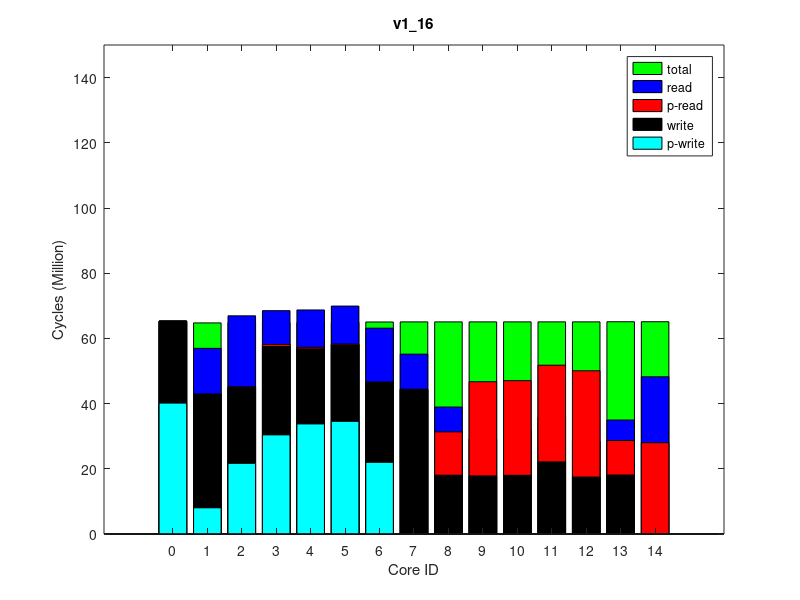

Here is the MATLAB script that generated this plot:
times(1, :, :) = [
0, 65507827, 0
1228, 65536102, 0
250155, 65571975, 0
632709, 65587850, 0
462120, 65652923, 0
279790, 65717066, 0
50871, 65820999, 0
70943, 65854862, 0
13288261, 65855998, 0
28883773, 65857999, 0
29035620, 65860411, 0
29664907, 65863509, 0
32609993, 65865369, 0
10555739, 65899354, 0
27309413, 65905243, 0
];
times(2, :, :) = [
0, 65504338, 0
1226, 65532635, 0
250049, 65568669, 0
633513, 65584492, 0
463381, 65649488, 0
279376, 65713620, 0
50615, 65817237, 0
70938, 65851065, 0
13289456, 65852181, 0
28879859, 65854190, 0
29033450, 65856711, 0
29662124, 65859736, 0
32605543, 65861519, 0
10563757, 65895527, 0
28084057, 65901397, 0
];
times(3, :, :) = [
0, 65506562, 0
1226, 65534786, 0
250127, 65570792, 0
634572, 65586621, 0
462784, 65651521, 0
279740, 65715790, 0
50695, 65819327, 0
70894, 65853260, 0
13290964, 65854370, 0
28881608, 65856392, 0
29036774, 65858913, 0
29662298, 65861981, 0
32613157, 65863749, 0
10564788, 65897709, 0
28086228, 65903587, 0
];
times(4, :, :) = [
0, 65508012, 0
1272, 65536151, 0
248246, 65572187, 0
629746, 65588037, 0
460713, 65652932, 0
279465, 65717060, 0
50972, 65820692, 0
71097, 65854672, 0
13289418, 65855793, 0
28883298, 65857827, 0
29037735, 65860266, 0
29667321, 65863330, 0
32610942, 65865208, 0
10565128, 65899171, 0
28087842, 65905068, 0
];
times(5, :, :) = [
0, 65507685, 0
1227, 65535900, 0
249760, 65571989, 0
632507, 65587862, 0
464176, 65652815, 0
281955, 65717059, 0
50761, 65820725, 0
71041, 65854575, 0
13290430, 65855721, 0
28883069, 65857738, 0
29034429, 65860268, 0
29661307, 65863248, 0
32611792, 65865024, 0
10567356, 65898974, 0
28090202, 65904859, 0
];
times(6, :, :) = [
0, 65509434, 0
1272, 65537614, 0
250156, 65573783, 0
632448, 65589665, 0
461348, 65654395, 0
277657, 65718601, 0
50707, 65822460, 0
71047, 65856306, 0
13290778, 65857435, 0
28882944, 65859432, 0
29038347, 65861859, 0
29665507, 65864876, 0
32613664, 65866763, 0
10564712, 65900721, 0
28089320, 65906613, 0
];
times(7, :, :) = [
0, 65507701, 0
1228, 65535877, 0
249239, 65571901, 0
631216, 65587684, 0
462048, 65652758, 0
278073, 65716928, 0
50701, 65820773, 0
71002, 65854649, 0
13292581, 65855772, 0
28882781, 65857811, 0
29034577, 65860331, 0
29666982, 65863387, 0
32611952, 65865271, 0
10566239, 65899219, 0
28087441, 65905115, 0
];
times(8, :, :) = [
0, 65511201, 0
1274, 65539451, 0
249815, 65575471, 0
631995, 65591380, 0
461617, 65656366, 0
278617, 65720512, 0
50809, 65824061, 0
71050, 65857959, 0
13295099, 65859080, 0
28886230, 65861123, 0
29042289, 65863651, 0
29672117, 65866693, 0
32615779, 65868500, 0
10564253, 65902483, 0
28091572, 65908365, 0
];
times(9, :, :) = [
0, 65507956, 0
1272, 65536209, 0
250270, 65572120, 0
635517, 65588021, 0
464069, 65653004, 0
281876, 65717237, 0
50860, 65820915, 0
70995, 65854802, 0
13289209, 65855944, 0
28884617, 65857965, 0
29036733, 65860391, 0
29666062, 65863453, 0
32611905, 65865256, 0
10567012, 65899246, 0
28084774, 65905136, 0
];
times(10, :, :) = [
0, 65504314, 0
1272, 65532515, 0
250992, 65568498, 0
633103, 65584312, 0
463192, 65649334, 0
280579, 65713563, 0
50442, 65817118, 0
70989, 65851039, 0
13284621, 65852161, 0
28880394, 65854178, 0
29031419, 65856615, 0
29664837, 65859645, 0
32608855, 65861520, 0
10559334, 65895486, 0
28084405, 65901369, 0
];
ave_times = round(squeeze(mean(times)));
format long g, ave_times
std_times = round(squeeze(std(times)));
format long g, std_times
polling_read_times = ave_times;
times(1, :, :) = [
40147345, 66583351, 0
8029888, 66612638, 0
21660945, 66648350, 0
30403835, 66664850, 0
33757561, 66731006, 0
34548917, 66796175, 0
21983731, 66900973, 0
0, 66935500, 0
0, 66936606, 0
0, 66938596, 0
0, 66941124, 0
0, 66944187, 0
0, 66945990, 0
0, 66980917, 0
0, 66985133, 0
];
times(2, :, :) = [
40144871, 66581426, 0
8029256, 66610731, 0
21662523, 66646468, 0
30400584, 66662992, 0
33757587, 66729159, 0
34549570, 66794370, 0
21978978, 66899262, 0
0, 66933813, 0
0, 66934935, 0
0, 66936941, 0
0, 66939476, 0
0, 66942540, 0
0, 66944355, 0
0, 66979388, 0
0, 66983416, 0
];
times(3, :, :) = [
40148040, 66585507, 0
8039306, 66614669, 0
21665608, 66650311, 0
30405068, 66666769, 0
33764063, 66732882, 0
34550051, 66798020, 0
21981681, 66902896, 0
0, 66937490, 0
0, 66938589, 0
0, 66940592, 0
0, 66943120, 0
0, 66946136, 0
0, 66947958, 0
0, 66982911, 0
0, 66987039, 0
];
times(4, :, :) = [
40148039, 66583187, 0
8033340, 66612373, 0
21661050, 66648160, 0
30402253, 66664621, 0
33761440, 66730799, 0
34549152, 66795849, 0
21982846, 66900724, 0
0, 66935343, 0
0, 66936481, 0
0, 66938493, 0
0, 66940998, 0
0, 66944046, 0
0, 66945842, 0
0, 66980801, 0
0, 66985014, 0
];
times(5, :, :) = [
40146620, 66583002, 0
8032355, 66612219, 0
21656065, 66647786, 0
30397615, 66664315, 0
33761756, 66730458, 0
34547904, 66795538, 0
21983099, 66900392, 0
0, 66934984, 0
0, 66936099, 0
0, 66938115, 0
0, 66940658, 0
0, 66943731, 0
0, 66945536, 0
0, 66980552, 0
0, 66984579, 0
];
times(6, :, :) = [
40149407, 66584830, 0
8034721, 66614105, 0
21665991, 66649549, 0
30409468, 66666012, 0
33763287, 66732039, 0
34552790, 66797312, 0
21981520, 66901918, 0
0, 66936598, 0
0, 66937700, 0
0, 66939711, 0
0, 66942178, 0
0, 66945210, 0
0, 66947008, 0
0, 66982047, 0
0, 66986054, 0
];
times(7, :, :) = [
40148351, 66585383, 0
8035482, 66614603, 0
21666520, 66650250, 0
30407007, 66666757, 0
33764529, 66732879, 0
34551808, 66798030, 0
21980830, 66902934, 0
0, 66937538, 0
0, 66938661, 0
0, 66940678, 0
0, 66943195, 0
0, 66946258, 0
0, 66948083, 0
0, 66983129, 0
0, 66987162, 0
];
times(8, :, :) = [
40144560, 66580655, 0
8029175, 66609846, 0
21655701, 66645638, 0
30392825, 66662187, 0
33756651, 66728320, 0
34542299, 66793441, 0
21979489, 66898383, 0
0, 66932904, 0
0, 66934015, 0
0, 66936032, 0
0, 66938554, 0
0, 66941612, 0
0, 66943436, 0
0, 66978433, 0
0, 66982535, 0
];
times(9, :, :) = [
40150046, 66585897, 0
8039064, 66615219, 0
21662086, 66650758, 0
30402911, 66667389, 0
33765411, 66733414, 0
34550594, 66798531, 0
21983277, 66903292, 0
0, 66937962, 0
0, 66939079, 0
0, 66941083, 0
0, 66943611, 0
0, 66946651, 0
0, 66948459, 0
0, 66983366, 0
0, 66987576, 0
];
times(10, :, :) = [
40147390, 66583195, 0
8031271, 66612531, 0
21670456, 66648205, 0
30402366, 66664848, 0
33761374, 66730834, 0
34551013, 66795953, 0
21980484, 66900768, 0
0, 66935320, 0
0, 66936433, 0
0, 66938457, 0
0, 66941005, 0
0, 66944044, 0
0, 66945867, 0
0, 66980814, 0
0, 66984930, 0
];
ave_times = round(squeeze(mean(times)));
format long g, ave_times
std_times = round(squeeze(std(times)));
format long g, std_times
polling_write_times = ave_times;
times(1, :, :) = [
0, 80786241, 0
14036508, 80817649, 64000
22022094, 80868022, 128000
10987365, 80885517, 64000
11915332, 80967644, 64000
11927117, 81046971, 64000
16597417, 81175411, 128000
10828293, 81210744, 64000
20878475, 81256720, 128000
11280430, 81277064, 64000
13712127, 81360498, 64000
13678240, 81440084, 64000
10992732, 81519381, 64000
16867122, 81645741, 128000
48111330, 81661030, 250000
];
times(2, :, :) = [
0, 79964308, 0
14036089, 79995610, 64000
22030506, 80045298, 128000
11010475, 80062792, 64000
11905915, 80144221, 64000
11921731, 80222210, 64000
16597528, 80349349, 128000
10828668, 80384751, 64000
20909343, 80429646, 128000
11347866, 80449924, 64000
13759617, 80533106, 64000
13693121, 80611766, 64000
11016049, 80690416, 64000
16860797, 80815667, 128000
48255378, 80830962, 250000
];
times(3, :, :) = [
0, 79964060, 0
14035152, 79995334, 64000
22029124, 80044684, 128000
11013945, 80062191, 64000
11916029, 80143393, 64000
11917690, 80221685, 64000
16598640, 80348771, 128000
10828455, 80384202, 64000
20907015, 80428909, 128000
11349319, 80449283, 64000
13761352, 80532307, 64000
13697125, 80610949, 64000
11017239, 80689374, 64000
16858439, 80814658, 128000
48252032, 80829960, 250000
];
times(4, :, :) = [
0, 79963077, 0
14036516, 79994439, 64000
22031925, 80043915, 128000
11012687, 80061014, 64000
11907546, 80142578, 64000
11926339, 80220624, 64000
16594474, 80347167, 128000
10832275, 80382613, 64000
20911141, 80427459, 128000
11353969, 80447601, 64000
13761848, 80530809, 64000
13699103, 80609245, 64000
11022463, 80687573, 64000
16856929, 80812919, 128000
48251414, 80828214, 250000
];
times(5, :, :) = [
0, 79958122, 0
14035810, 79989465, 64000
22041559, 80039083, 128000
11015086, 80056613, 64000
11921971, 80138056, 64000
11922798, 80216164, 64000
16600702, 80343310, 128000
10823791, 80378685, 64000
20913833, 80423391, 128000
11346027, 80443773, 64000
13757872, 80527024, 64000
13696756, 80605375, 64000
11020819, 80683794, 64000
16852281, 80809156, 128000
48247511, 80824458, 250000
];
times(6, :, :) = [
0, 79965378, 0
14036817, 79996743, 64000
22048167, 80046005, 128000
11017894, 80063200, 64000
11914933, 80144819, 64000
11929579, 80222676, 64000
16600639, 80349816, 128000
10829165, 80385212, 64000
20909458, 80430138, 128000
11340094, 80450384, 64000
13759120, 80533379, 64000
13694339, 80611981, 64000
11022991, 80690625, 64000
16858329, 80815995, 128000
48252489, 80831292, 250000
];
times(7, :, :) = [
0, 79958791, 0
14036408, 79990105, 64000
22013849, 80039539, 128000
11007903, 80056884, 64000
11915270, 80138406, 64000
11920132, 80216653, 64000
16595880, 80343477, 128000
10829900, 80378913, 64000
20915387, 80423768, 128000
11343612, 80444135, 64000
13763265, 80527333, 64000
13699143, 80606017, 64000
11018198, 80684520, 64000
16853362, 80809648, 128000
48247319, 80824940, 250000
];
times(8, :, :) = [
0, 79963739, 0
14037774, 79995070, 64000
22018332, 80044771, 128000
11015273, 80062270, 64000
11912646, 80143567, 64000
11924730, 80221545, 64000
16595695, 80348383, 128000
10829206, 80383787, 64000
20913568, 80428524, 128000
11347387, 80449054, 64000
13762493, 80531976, 64000
13692214, 80610420, 64000
11016671, 80688914, 64000
16856901, 80814152, 128000
48252020, 80829461, 250000
];
times(9, :, :) = [
0, 79966549, 0
14036996, 79997882, 64000
22048315, 80047533, 128000
11016498, 80065069, 64000
11912352, 80146178, 64000
11927482, 80224598, 64000
16600804, 80351779, 128000
10830754, 80387117, 64000
20913611, 80431572, 128000
11349314, 80452162, 64000
13759940, 80535171, 64000
13699845, 80613625, 64000
11021943, 80692056, 64000
16861702, 80817312, 128000
48254964, 80832605, 250000
];
times(10, :, :) = [
0, 79967381, 0
14036816, 79998728, 64000
22040109, 80048146, 128000
11015869, 80065284, 64000
11909841, 80146949, 64000
11932384, 80224897, 64000
16599278, 80351819, 128000
10829772, 80387206, 64000
20913700, 80432046, 128000
11348465, 80452462, 64000
13755474, 80535521, 64000
13697371, 80614238, 64000
11015579, 80692848, 64000
16862070, 80818123, 128000
48256705, 80833426, 250000
];
ave_times = round(squeeze(mean(times)));
format long g, ave_times
std_times = round(squeeze(std(times)));
format long g, std_times
read_times = ave_times;
times(1, :, :) = [
0, 64726038, 0
0, 64754005, 0
0, 64789316, 0
0, 64805058, 0
0, 64869074, 0
0, 64932523, 0
0, 65034703, 0
0, 65068404, 0
0, 65069474, 0
0, 65071418, 0
0, 65073804, 0
0, 65076818, 0
0, 65078538, 0
0, 65112314, 0
0, 65117324, 0
];
times(2, :, :) = [
0, 64725603, 0
0, 64753540, 0
0, 64788978, 0
0, 64804784, 0
0, 64868849, 0
0, 64932330, 0
0, 65034646, 0
0, 65068242, 0
0, 65069322, 0
0, 65071263, 0
0, 65073730, 0
0, 65076654, 0
0, 65078399, 0
0, 65112229, 0
0, 65117252, 0
];
times(3, :, :) = [
0, 64726457, 0
0, 64754351, 0
0, 64789844, 0
0, 64805729, 0
0, 64869646, 0
0, 64933032, 0
0, 65035400, 0
0, 65069050, 0
0, 65070139, 0
0, 65072072, 0
0, 65074488, 0
0, 65077511, 0
0, 65079264, 0
0, 65113102, 0
0, 65118138, 0
];
times(4, :, :) = [
0, 64725035, 0
0, 64753005, 0
0, 64788457, 0
0, 64804393, 0
0, 64868210, 0
0, 64931899, 0
0, 65034054, 0
0, 65067707, 0
0, 65068792, 0
0, 65070744, 0
0, 65073155, 0
0, 65076185, 0
0, 65077944, 0
0, 65111759, 0
0, 65116782, 0
];
times(5, :, :) = [
0, 64724103, 0
0, 64752050, 0
0, 64787444, 0
0, 64803337, 0
0, 64867443, 0
0, 64930765, 0
0, 65033179, 0
0, 65066810, 0
0, 65067918, 0
0, 65069842, 0
0, 65072259, 0
0, 65075284, 0
0, 65077032, 0
0, 65110850, 0
0, 65115876, 0
];
times(6, :, :) = [
0, 64726648, 0
0, 64754585, 0
0, 64789918, 0
0, 64805822, 0
0, 64869934, 0
0, 64933331, 0
0, 65035774, 0
0, 65069380, 0
0, 65070474, 0
0, 65072388, 0
0, 65074795, 0
0, 65077794, 0
0, 65079530, 0
0, 65113308, 0
0, 65118334, 0
];
times(7, :, :) = [
0, 64721647, 0
0, 64749652, 0
0, 64785125, 0
0, 64800955, 0
0, 64864879, 0
0, 64928490, 0
0, 65030799, 0
0, 65064353, 0
0, 65065441, 0
0, 65067355, 0
0, 65069766, 0
0, 65072786, 0
0, 65074524, 0
0, 65108355, 0
0, 65113375, 0
];
times(8, :, :) = [
0, 64726984, 0
0, 64754995, 0
0, 64790296, 0
0, 64806199, 0
0, 64870060, 0
0, 64933648, 0
0, 65035855, 0
0, 65069519, 0
0, 65070601, 0
0, 65072536, 0
0, 65074959, 0
0, 65077936, 0
0, 65079675, 0
0, 65113503, 0
0, 65118536, 0
];
times(9, :, :) = [
0, 64722028, 0
0, 64749995, 0
0, 64785576, 0
0, 64801310, 0
0, 64865422, 0
0, 64928944, 0
0, 65031309, 0
0, 65064942, 0
0, 65066064, 0
0, 65067995, 0
0, 65070421, 0
0, 65073436, 0
0, 65075194, 0
0, 65108995, 0
0, 65114031, 0
];
times(10, :, :) = [
0, 64722479, 0
0, 64750475, 0
0, 64785994, 0
0, 64801843, 0
0, 64865678, 0
0, 64929407, 0
0, 65031645, 0
0, 65065298, 0
0, 65066399, 0
0, 65068335, 0
0, 65070728, 0
0, 65073731, 0
0, 65075469, 0
0, 65109271, 0
0, 65114296, 0
];
ave_times = round(squeeze(mean(times)));
format long g, ave_times
std_times = round(squeeze(std(times)));
format long g, std_times
total_times = ave_times;
times(1, :, :) = [
65338983, 78283282, 64000
42908280, 78318313, 128000
44908039, 78358834, 64000
57508348, 78378178, 64000
56813235, 78455918, 64000
57986630, 78532995, 64000
46534674, 78655666, 64000
44334398, 78696215, 128000
18039631, 78697482, 64000
17830233, 78699773, 64000
18004168, 78702720, 64000
22115305, 78706034, 64000
17468664, 78708162, 64000
17990530, 78749821, 64000
0, 78750696, 0
];
times(2, :, :) = [
65337924, 78282223, 64000
42907001, 78317205, 128000
44903136, 78357602, 64000
57506959, 78376948, 64000
56816233, 78454644, 64000
57987765, 78532072, 64000
46535862, 78654731, 64000
44333838, 78695304, 128000
18036811, 78696583, 64000
17830180, 78698887, 64000
18003172, 78701863, 64000
22116603, 78705191, 64000
17465952, 78707325, 64000
18113117, 78748992, 64000
0, 78749888, 0
];
times(3, :, :) = [
65339647, 78283946, 64000
42909337, 78318987, 128000
44906422, 78359281, 64000
57506807, 78378598, 64000
56818300, 78456301, 64000
57991105, 78533591, 64000
46539330, 78656323, 64000
44335056, 78696965, 128000
18039750, 78698221, 64000
17830084, 78700548, 64000
18002700, 78703533, 64000
22115365, 78706820, 64000
17465770, 78708943, 64000
18112347, 78750557, 64000
0, 78751461, 0
];
times(4, :, :) = [
65339580, 78283879, 64000
42908725, 78318894, 128000
44906167, 78359277, 64000
57508093, 78378605, 64000
56807850, 78456371, 64000
57991965, 78533643, 64000
46540307, 78656314, 64000
44336426, 78696870, 128000
18040042, 78698125, 64000
17829971, 78700430, 64000
18002739, 78703395, 64000
22119126, 78706717, 64000
17462260, 78708847, 64000
18114909, 78750502, 64000
0, 78751369, 0
];
times(5, :, :) = [
65338149, 78282448, 64000
42905778, 78317464, 128000
44910218, 78357970, 64000
57509195, 78377236, 64000
56813958, 78454976, 64000
57990260, 78532348, 64000
46535870, 78655119, 64000
44334655, 78695641, 128000
18037837, 78696899, 64000
17830762, 78699189, 64000
18002595, 78702159, 64000
22118975, 78705507, 64000
17464801, 78707630, 64000
18112441, 78749306, 64000
0, 78750191, 0
];
times(6, :, :) = [
65340780, 78285079, 64000
42909840, 78320013, 128000
44906537, 78360616, 64000
57505177, 78379899, 64000
56813268, 78457644, 64000
57991659, 78534860, 64000
46536187, 78657690, 64000
44336086, 78698289, 128000
18039192, 78699549, 64000
17830461, 78701872, 64000
18003227, 78704839, 64000
22118139, 78708172, 64000
17464537, 78710293, 64000
18114383, 78751970, 64000
0, 78752851, 0
];
times(7, :, :) = [
65340630, 78284929, 64000
42910068, 78319979, 128000
44907631, 78360390, 64000
57507855, 78379702, 64000
56814080, 78457446, 64000
57992002, 78534683, 64000
46539892, 78657466, 64000
44336873, 78698072, 128000
18039583, 78699325, 64000
17830886, 78701621, 64000
18002743, 78704608, 64000
22116356, 78707909, 64000
17466742, 78710037, 64000
18112907, 78751667, 64000
0, 78752563, 0
];
times(8, :, :) = [
65338958, 78283257, 64000
42907697, 78318263, 128000
44902731, 78358697, 64000
57504742, 78378011, 64000
56811220, 78455897, 64000
57987442, 78533075, 64000
46538248, 78655872, 64000
44334525, 78696425, 128000
18037958, 78697702, 64000
17830145, 78700001, 64000
18002654, 78702967, 64000
22118953, 78706310, 64000
17465701, 78708447, 64000
18113384, 78750065, 64000
0, 78750941, 0
];
times(9, :, :) = [
65340160, 78284459, 64000
42908804, 78319479, 128000
44903238, 78360030, 64000
57507127, 78379191, 64000
56815526, 78456913, 64000
57992343, 78534212, 64000
46538585, 78657015, 64000
44336924, 78697577, 128000
18039290, 78698825, 64000
17829823, 78701108, 64000
18002065, 78704076, 64000
22114354, 78707396, 64000
17464247, 78709526, 64000
18113546, 78751155, 64000
0, 78752033, 0
];
times(10, :, :) = [
65338211, 78282510, 64000
42906395, 78317509, 128000
44903644, 78357960, 64000
57509194, 78377326, 64000
56811383, 78454950, 64000
57988129, 78532186, 64000
46536338, 78654979, 64000
44333538, 78695575, 128000
18037156, 78696838, 64000
17830217, 78699136, 64000
18003179, 78702110, 64000
22117446, 78705432, 64000
17465479, 78707560, 64000
18112904, 78749199, 64000
0, 78750097, 0
];
ave_times = round(squeeze(mean(times)));
format long g, ave_times
std_times = round(squeeze(std(times)));
format long g, std_times
write_times = ave_times;
mytitle = 'v1\_16';
% order = [1 2 3 4 8 7 6 5 9 10 11 12 15 14 13];
order = 1:15;

total_times = total_times(:, 2)(order);

read_times = read_times(:, 1)(order);
write_times = write_times(:, 1)(order);

polling_read_times = polling_read_times(:, 1)(order);
polling_write_times = polling_write_times(:, 1)(order);

total_times /= 1000000;

read_times /= 1000000;
write_times /= 1000000;

polling_read_times /= 1000000;
polling_write_times /= 1000000;

% laying read on top of write
read_times += write_times;
polling_read_times += write_times;

figure(1);
clf()
% set(gcf, 'Position', get(0,'Screensize'));
% set(gcf,'units','normalized','outerposition',[0 0 1 1])
bar(0:14, total_times,'g');
hold on;
bar(0:14, read_times,'b');
bar(0:14, polling_read_times,'r');
bar(0:14, write_times,'k');
bar(0:14, polling_write_times,'c');
hold off

axis([-2 16 0 150])
% axis([-1 15])
set(gca,'XTick',0:14);
% set(gca,'xticklabel',{ '0'; '1'; '2'; '3'; '7'; '6'; '5'; '4'; '8'; '9'; '10'; '11'; '15'; '14'; '13' })

xlabel('Core ID')
ylabel('Cycles (Million)')

legend('total', 'read', 'p-read', 'write', 'p-write')
title(mytitle)
print(1, strcat(mytitle, '.png'))
